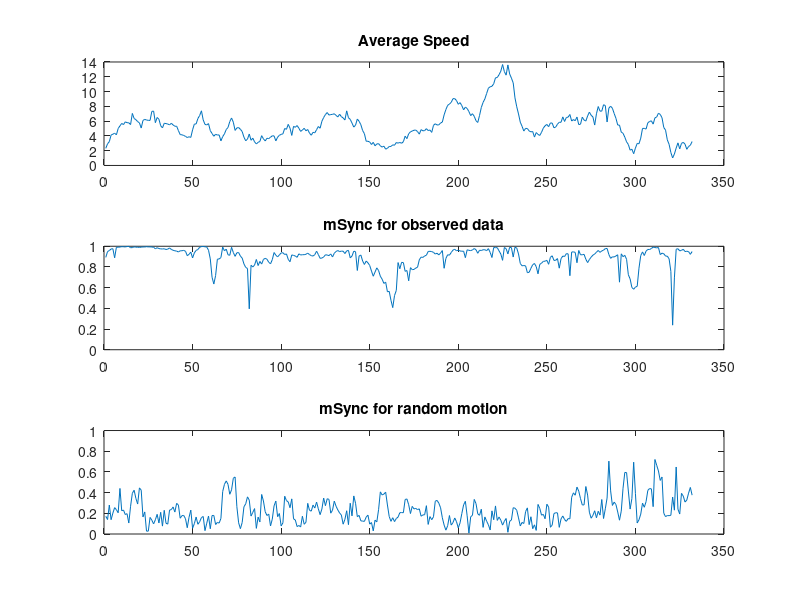

Reproduce this figure in MATLAB.
%%
load('data_67500/tracks.mat')

%% Vels

nId = max(tracks(:,4));
nFrms = max(tracks(:,3));
nPts = size(tracks,1);

velTracks = zeros(nPts,2); %[vel amp, vel dir (degrees)]
velBrownian = zeros(nPts,2);
bDir = (rand(1,nId)-0.5)*2*180;

for id=1:nId
    indx = find(tracks(:,4)==id);
    trId = tracks(indx,1:2);
    
    dtrId = diff(trId,1,1);
    if isempty(dtrId)
        dtrId = [0,0];
    else
        dtrId = [dtrId; dtrId(end,:)];
    end
    
    vAmp = sqrt(dtrId(:,1).^2 + dtrId(:,2).^2);
    vDir = atan2d(dtrId(:,2), dtrId(:,1));
    
    velTracks(indx,:) = [vAmp, vDir]; 
    
    velBrownian(indx,1) = vAmp;
%     bDir = (rand(1)-0.5)*2*180;
    velBrownian(indx,2) = bDir(id);
end
clearvars indx trId dtrId vAmp vDir bDir

%%
avgVelVec = zeros(nFrms,3); %[avg Am, avg Ang, numFish]
avgSpeed = zeros(nFrms,3);

avgVelB = zeros(nFrms,3);

for fm = 1:nFrms
    indx = find(tracks(:,3)==fm);
    lindx = length(indx);
    velSub = velTracks(indx,:);
    
    velVec = velSub(:,1).*exp(1i*deg2rad(velSub(:,2)));
    velVec = sum(velVec);
    
    avgVelVec(fm,1) = abs(velVec)/lindx;
    avgVelVec(fm,2) = rad2deg(angle(velVec));
    avgVelVec(fm,3) = lindx;
    
    avgSpeed(fm,1:2) = mean(velSub,1);
    avgSpeed(fm,3) = lindx;
    
    velB = velBrownian(indx,:);
    velB = velB(:,1).*exp(1i*deg2rad(velB(:,2)));
    velB = sum(velB);
    avgVelB(fm,1) = abs(velB)/lindx;
    avgVelB(fm,2) = rad2deg(angle(velB));
    avgVelB(fm,3) = lindx;
end
clearvars indx lindx velSub velVec velB

%% mSync
mSync = avgVelVec(:,1)./avgSpeed(:,1);
mSyncB = avgVelB(:,1)./avgSpeed(:,1);

%% Plot
rnge = 184:515; % 1:length(avgSpeed)
figure, subplot(3,1,1), plot(avgSpeed(rnge,1)); title 'Average Speed';
subplot(3,1,2), plot(mSync(rnge)), ylim([0,1]); title 'mSync for observed data';
subplot(3,1,3), plot(mSyncB(rnge)), ylim([0,1]);title 'mSync for random motion'
